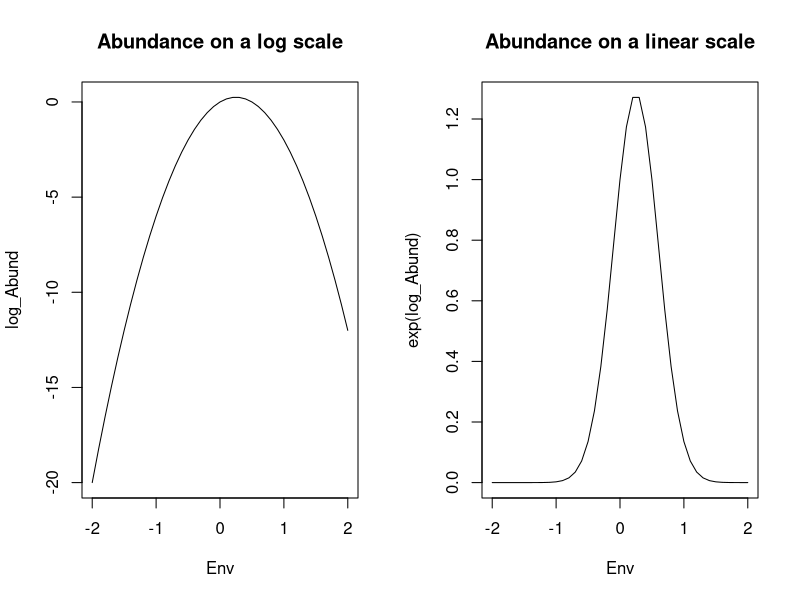
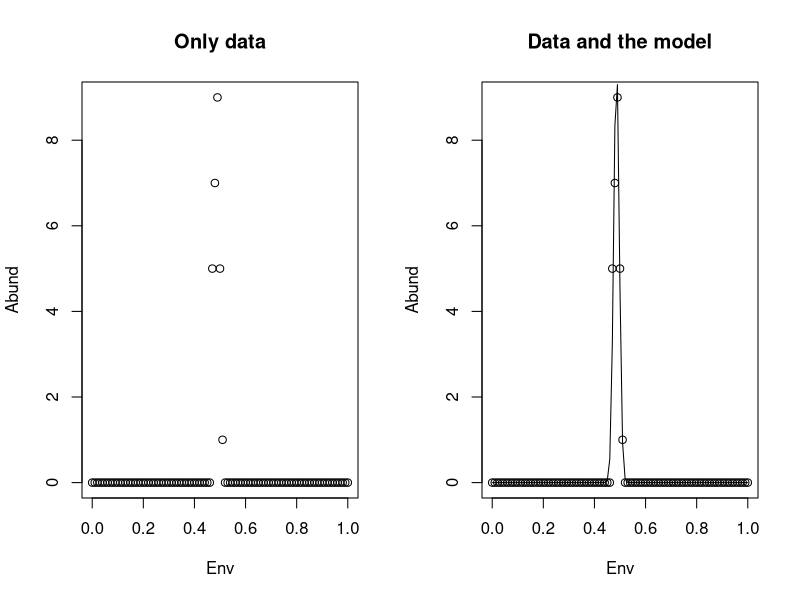

Write the R code that produced these figures, in order. (Note: this script raises an error after producing the figures.)
## ---- chunk 1
knitr::opts_chunk$set(echo = TRUE)
## ---- chunk 2
  Env <- seq(-2, 2, by = 0.1)
  log_Abund <- 2*Env - 4*(Env^2)
## ---- chunk 3
  par(mfrow=c(1,2))
  plot(Env, log_Abund, type="l", main="Abundance on a log scale")
  plot(Env, exp(log_Abund), type="l", main="Abundance on a linear scale")
## ---- chunk 4
  Env <- seq(0, 1, by = 0.01)
  Abund <- rep(0, times = length(Env))
  Abund[c(48:52)] <- c(5, 7, 9, 5, 1)
  plot(Env, Abund, main="Only data")
## ---- chunk 5
  m1 <- glm(Abund~poly(Env,2), family="poisson")
## ---- chunk 6
  plot(Env, Abund, main="Data and the model")
  lines(Env, predict(m1, type="response"))
## ---- chunk 7
  library(vegan)
  library(lme4)
  library(tidyr)
  library(ggplot2)
## ---- chunk 8
  data(mite)
  data(mite.env)
  data(mite.xy)
  
  X <- data.frame(mite.xy, SubsDens = mite.env$SubsDens, mite)
  head(X)
## ---- chunk 9
 mite.long <- gather(data=X, species=colnames(mite), factor_key=TRUE)
 names(mite.long)[4:5] <- c("species","N")
 head(mite.long)
## ---- chunk 10
  mite.long$SubsDens <- scale(mite.long$SubsDens )
## ---- chunk 11
m.lin <- glmer(N ~ SubsDens + (1 + SubsDens|species),
               data=mite.long, family="poisson")

m.poly <- glmer(N ~ poly(SubsDens,degree=2) + (1 + poly(SubsDens, degree=2)|species),
                data=mite.long, family="poisson")
## ---- chunk 12
  preds <- data.frame(mite.long, preds=predict(m.poly, type="response"))
## ---- chunk 13
  ggplot(data=preds, aes(x=SubsDens, y=log(N))) +
    geom_point(aes(colour=species)) + 
    geom_line( aes(x=SubsDens, y=log(preds), colour=species) )
## ---- chunk 14
  ggplot(data=preds, aes(x=SubsDens, y=N)) +
    geom_point(aes(colour=species)) + 
    geom_line( aes(x=SubsDens, y=preds, colour=species) ) +
    ylim(c(0,100))
## ---- chunk 15
  sessionInfo()
